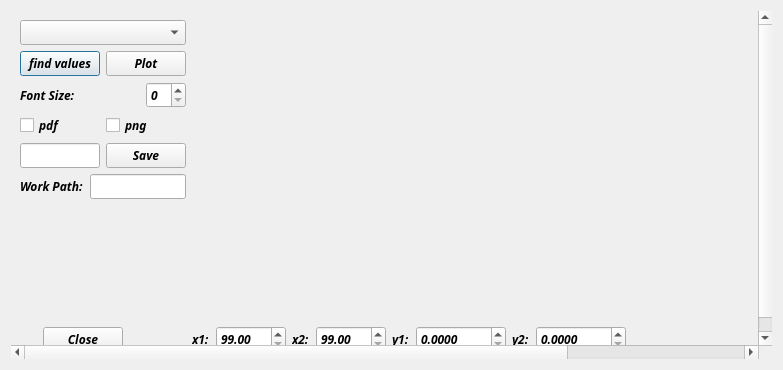
<?xml version="1.0" encoding="UTF-8"?>
<ui version="4.0">
 <class>PClassical</class>
 <widget class="QDialog" name="PClassical">
  <property name="geometry">
   <rect>
    <x>0</x>
    <y>0</y>
    <width>783</width>
    <height>370</height>
   </rect>
  </property>
  <property name="font">
   <font>
    <family>Ubuntu Mono</family>
    <weight>75</weight>
    <italic>true</italic>
    <bold>true</bold>
   </font>
  </property>
  <property name="windowTitle">
   <string>Dialog</string>
  </property>
  <layout class="QGridLayout" name="gridLayout">
   <item row="0" column="0">
    <widget class="QScrollArea" name="scrollArea">
     <property name="frameShape">
      <enum>QFrame::NoFrame</enum>
     </property>
     <property name="widgetResizable">
      <bool>true</bool>
     </property>
     <widget class="QWidget" name="scrollAreaWidgetContents">
      <property name="geometry">
       <rect>
        <x>0</x>
        <y>0</y>
        <width>1033</width>
        <height>356</height>
       </rect>
      </property>
      <layout class="QHBoxLayout" name="horizontalLayout_6">
       <item>
        <layout class="QVBoxLayout" name="verticalLayout">
         <item>
          <widget class="QComboBox" name="comboBox">
           <property name="sizePolicy">
            <sizepolicy hsizetype="Preferred" vsizetype="Fixed">
             <horstretch>0</horstretch>
             <verstretch>0</verstretch>
            </sizepolicy>
           </property>
          </widget>
         </item>
         <item>
          <layout class="QHBoxLayout" name="horizontalLayout_2">
           <item>
            <widget class="QPushButton" name="pushButton_3">
             <property name="sizePolicy">
              <sizepolicy hsizetype="Maximum" vsizetype="Fixed">
               <horstretch>0</horstretch>
               <verstretch>0</verstretch>
              </sizepolicy>
             </property>
             <property name="text">
              <string>find values</string>
             </property>
            </widget>
           </item>
           <item>
            <widget class="QPushButton" name="pushButton_2">
             <property name="sizePolicy">
              <sizepolicy hsizetype="Maximum" vsizetype="Fixed">
               <horstretch>0</horstretch>
               <verstretch>0</verstretch>
              </sizepolicy>
             </property>
             <property name="text">
              <string>Plot</string>
             </property>
            </widget>
           </item>
          </layout>
         </item>
         <item>
          <layout class="QHBoxLayout" name="horizontalLayout_7">
           <item>
            <widget class="QLabel" name="label_5">
             <property name="text">
              <string>Font Size:</string>
             </property>
            </widget>
           </item>
           <item>
            <widget class="QSpinBox" name="spinBox">
             <property name="sizePolicy">
              <sizepolicy hsizetype="Maximum" vsizetype="Fixed">
               <horstretch>0</horstretch>
               <verstretch>0</verstretch>
              </sizepolicy>
             </property>
            </widget>
           </item>
          </layout>
         </item>
         <item>
          <layout class="QHBoxLayout" name="horizontalLayout_4">
           <item>
            <widget class="QCheckBox" name="checkBox_14">
             <property name="sizePolicy">
              <sizepolicy hsizetype="Preferred" vsizetype="Fixed">
               <horstretch>0</horstretch>
               <verstretch>0</verstretch>
              </sizepolicy>
             </property>
             <property name="text">
              <string>pdf</string>
             </property>
            </widget>
           </item>
           <item>
            <widget class="QCheckBox" name="checkBox_15">
             <property name="sizePolicy">
              <sizepolicy hsizetype="Preferred" vsizetype="Fixed">
               <horstretch>0</horstretch>
               <verstretch>0</verstretch>
              </sizepolicy>
             </property>
             <property name="text">
              <string>png</string>
             </property>
            </widget>
           </item>
          </layout>
         </item>
         <item>
          <layout class="QHBoxLayout" name="horizontalLayout_5">
           <item>
            <widget class="QLineEdit" name="lineEdit">
             <property name="sizePolicy">
              <sizepolicy hsizetype="Maximum" vsizetype="Fixed">
               <horstretch>0</horstretch>
               <verstretch>0</verstretch>
              </sizepolicy>
             </property>
            </widget>
           </item>
           <item>
            <widget class="QPushButton" name="pushButton_4">
             <property name="sizePolicy">
              <sizepolicy hsizetype="Maximum" vsizetype="Fixed">
               <horstretch>0</horstretch>
               <verstretch>0</verstretch>
              </sizepolicy>
             </property>
             <property name="text">
              <string>Save</string>
             </property>
            </widget>
           </item>
          </layout>
         </item>
         <item>
          <layout class="QHBoxLayout" name="horizontalLayout_8">
           <item>
            <widget class="QLabel" name="label_6">
             <property name="text">
              <string>Work Path:</string>
             </property>
            </widget>
           </item>
           <item>
            <widget class="QLineEdit" name="lineEdit_2">
             <property name="sizePolicy">
              <sizepolicy hsizetype="Maximum" vsizetype="Fixed">
               <horstretch>0</horstretch>
               <verstretch>0</verstretch>
              </sizepolicy>
             </property>
            </widget>
           </item>
          </layout>
         </item>
         <item>
          <spacer name="verticalSpacer">
           <property name="orientation">
            <enum>Qt::Vertical</enum>
           </property>
           <property name="sizeHint" stdset="0">
            <size>
             <width>20</width>
             <height>40</height>
            </size>
           </property>
          </spacer>
         </item>
         <item>
          <layout class="QHBoxLayout" name="horizontalLayout">
           <item>
            <widget class="QPushButton" name="pushButton">
             <property name="sizePolicy">
              <sizepolicy hsizetype="Maximum" vsizetype="Fixed">
               <horstretch>0</horstretch>
               <verstretch>0</verstretch>
              </sizepolicy>
             </property>
             <property name="text">
              <string>Close</string>
             </property>
            </widget>
           </item>
           <item>
            <spacer name="horizontalSpacer">
             <property name="orientation">
              <enum>Qt::Horizontal</enum>
             </property>
             <property name="sizeType">
              <enum>QSizePolicy::Maximum</enum>
             </property>
             <property name="sizeHint" stdset="0">
              <size>
               <width>40</width>
               <height>20</height>
              </size>
             </property>
            </spacer>
           </item>
          </layout>
         </item>
        </layout>
       </item>
       <item>
        <layout class="QVBoxLayout" name="verticalLayout_2">
         <item>
          <widget class="QCustomPlot" name="customPlot" native="true">
           <property name="sizePolicy">
            <sizepolicy hsizetype="Expanding" vsizetype="Expanding">
             <horstretch>0</horstretch>
             <verstretch>0</verstretch>
            </sizepolicy>
           </property>
           <property name="minimumSize">
            <size>
             <width>800</width>
             <height>300</height>
            </size>
           </property>
          </widget>
         </item>
         <item>
          <layout class="QHBoxLayout" name="horizontalLayout_3">
           <item>
            <widget class="QLabel" name="label">
             <property name="text">
              <string>x1:</string>
             </property>
            </widget>
           </item>
           <item>
            <widget class="QDoubleSpinBox" name="doubleSpinBox">
             <property name="minimum">
              <double>99.000000000000000</double>
             </property>
             <property name="maximum">
              <double>9999.000000000000000</double>
             </property>
            </widget>
           </item>
           <item>
            <widget class="QLabel" name="label_2">
             <property name="text">
              <string>x2:</string>
             </property>
            </widget>
           </item>
           <item>
            <widget class="QDoubleSpinBox" name="doubleSpinBox_2">
             <property name="minimum">
              <double>99.000000000000000</double>
             </property>
             <property name="maximum">
              <double>9999.000000000000000</double>
             </property>
            </widget>
           </item>
           <item>
            <widget class="QLabel" name="label_3">
             <property name="text">
              <string>y1:</string>
             </property>
            </widget>
           </item>
           <item>
            <widget class="QDoubleSpinBox" name="doubleSpinBox_3">
             <property name="decimals">
              <number>4</number>
             </property>
             <property name="minimum">
              <double>0.000000000000000</double>
             </property>
             <property name="maximum">
              <double>99999.000000000000000</double>
             </property>
             <property name="value">
              <double>0.000000000000000</double>
             </property>
            </widget>
           </item>
           <item>
            <widget class="QLabel" name="label_4">
             <property name="text">
              <string>y2:</string>
             </property>
            </widget>
           </item>
           <item>
            <widget class="QDoubleSpinBox" name="doubleSpinBox_4">
             <property name="decimals">
              <number>4</number>
             </property>
             <property name="maximum">
              <double>99999.000000000000000</double>
             </property>
            </widget>
           </item>
           <item>
            <spacer name="horizontalSpacer_2">
             <property name="orientation">
              <enum>Qt::Horizontal</enum>
             </property>
             <property name="sizeHint" stdset="0">
              <size>
               <width>40</width>
               <height>20</height>
              </size>
             </property>
            </spacer>
           </item>
          </layout>
         </item>
        </layout>
       </item>
      </layout>
     </widget>
    </widget>
   </item>
  </layout>
 </widget>
 <customwidgets>
  <customwidget>
   <class>QCustomPlot</class>
   <extends>QWidget</extends>
   <header>qcustomplot.h</header>
   <container>1</container>
  </customwidget>
 </customwidgets>
 <resources/>
 <connections>
  <connection>
   <sender>pushButton</sender>
   <signal>clicked()</signal>
   <receiver>PClassical</receiver>
   <slot>close()</slot>
   <hints>
    <hint type="sourcelabel">
     <x>64</x>
     <y>283</y>
    </hint>
    <hint type="destinationlabel">
     <x>110</x>
     <y>285</y>
    </hint>
   </hints>
  </connection>
 </connections>
</ui>
